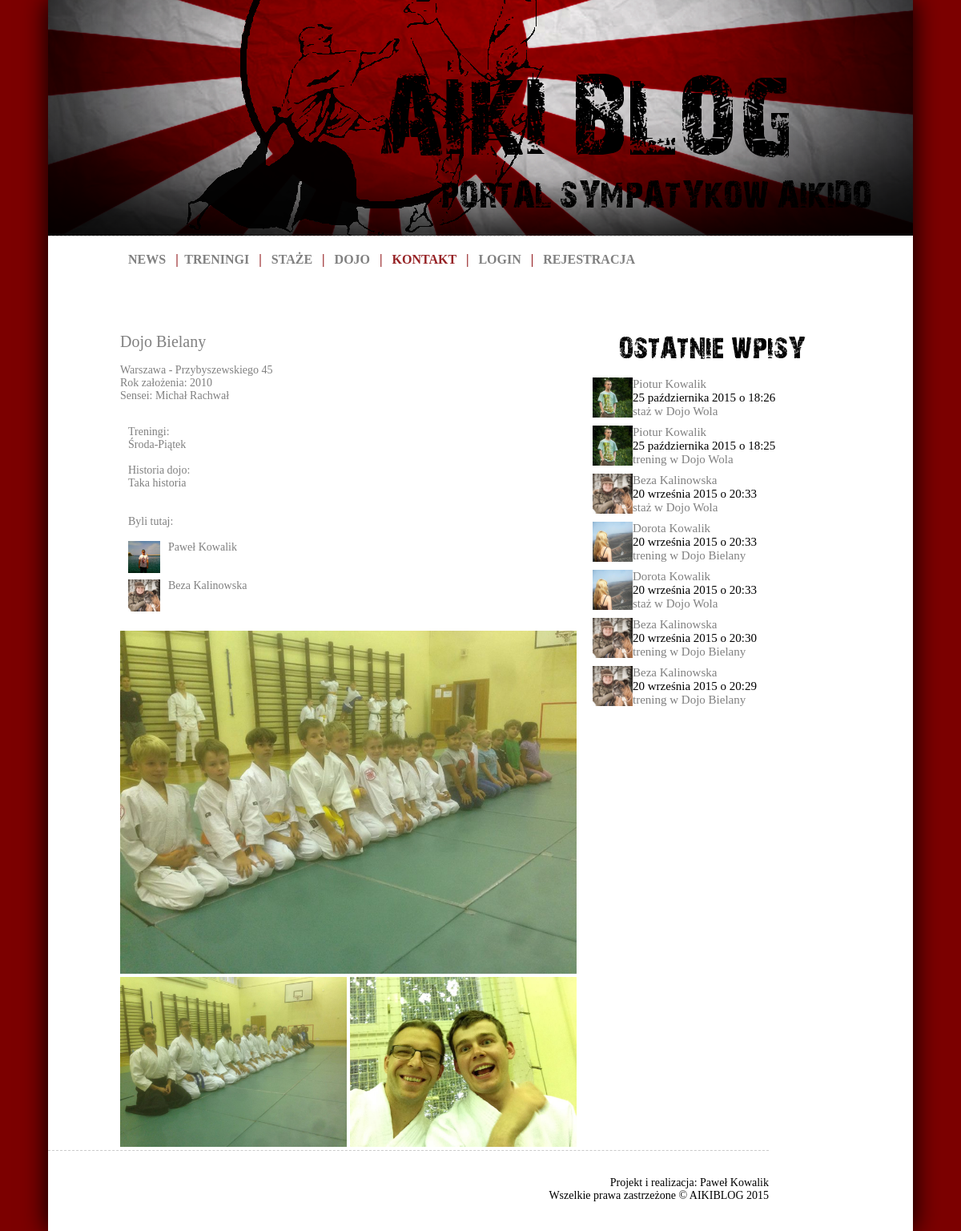
Screenshot of /dojo/dojo-bielany/ with the database file from the repository.
### aikiblog/models.py (models this page shows, shortened)
class Dojo(models.Model):
    name = models.CharField('Nazwa dojo', max_length=50)
    slug = models.SlugField('Odnosnik', max_length=50)
    start_year = models.IntegerField(verbose_name='Rok założenia')
    city = models.CharField('Miasto', max_length=50)
    adress = models.CharField('Adres', max_length=50)
    sensei = models.ForeignKey(Sensei, verbose_name='Sensei')
    image1 = models.ImageField(upload_to='static/dojo', verbose_name='Zdjęcie 1')
    image2 = models.ImageField(upload_to='static/dojo', null=True, blank=True, verbose_name='Zdjęcie 2')
    image3 = models.ImageField(upload_to='static/dojo', null=True, blank=True, verbose_name='Zdjęcie 3')
    story = models.TextField(null=True, blank=True, verbose_name='Historia')
    trainings = models.TextField(null=True, blank=True, verbose_name='Treningi')
    users = models.ManyToManyField(User, blank=True, verbose_name='Byli tutaj')
    class Meta:
        verbose_name = "Dojo"
        verbose_name_plural = "Dojo"
    def __unicode__(self):
        return self.name

class Sensei(models.Model):
    name = models.CharField('Imię i nazwisko', max_length=50)
    slug = models.SlugField('Odnosnik', max_length=50)
    class Meta:
        verbose_name = "Sensei"
        verbose_name_plural = "Senseje"
    def __unicode__(self):
        return self.name

class User(AbstractUser):
    SEX = (
        ('K','Kobieta'),
        ('M','Mężczyzna'),
    )
    avatar = models.ImageField(upload_to='static/avatars/%Y/%m/%d', null=True, blank=True)
    start_year = models.IntegerField(null=True, blank=True, verbose_name='Trenuje od')
    about_text = models.TextField(null=True, blank=True, verbose_name='O mnie')
    sex = models.CharField(max_length=1, choices=SEX, verbose_name='Płeć')

class Training(models.Model):
    TYPE = (
        ('T','trening'),
        ('S','staż'),
    )
    user = models.ForeignKey(User, verbose_name='Ćwiczący')
    date = models.DateTimeField('Data treningu')
    place = models.ForeignKey(Dojo, verbose_name='Miejsce treningu')
    sensei = models.ForeignKey(Sensei, verbose_name='Sensei')
    slug = models.SlugField('Odnosnik', max_length=50)
    techniques = models.ManyToManyField(TechTren, verbose_name='Techniki')
    type = models.CharField(max_length=1, choices=TYPE, verbose_name='Typ')
    notes = models.TextField(verbose_name="Notatki")
    class Meta:
        verbose_name = "Trening"
        verbose_name_plural = "Treningi"

### aikiblog/views.py (the view)
# urls.py: url(r'^dojo/(?P<slug>[\w\-_]+)/$', DojoDetail.as_view(), name='dojo-detail'),
class DojoDetail(generic.DetailView):
    model = Dojo
    def get_context_data(self, **kwargs):
        context = super(DojoDetail, self).get_context_data(**kwargs)
        context['all_trainings'] = Training.objects.order_by('-date')[:7]
        return context

### aikiblog/templates/aikiblog/dojo_detail.html
{% extends "base.html" %}
{% block content %}
    <div id="post_head_dojo_detail">
        {{ object.name }}<br>
    </div>
    <div id="post_head_dojo_detail2"><br>
        {{ object.city }} - {{ object.adress }}<br>
        Rok założenia: {{ object.start_year }}<br>
        Sensei: {{ object.sensei }}
        <br><br>
    </div>
    <div id="post_body_dojo_detail"><br>
        Treningi:<br>{{ object.trainings }}<br><br>
        Historia dojo:<br>{{ object.story }}<br><br><br>
        Byli tutaj:<br><br>
        {% for entry in object.users.all %}
            <div id="post_body_avatar">
                <a href="{% url "user-detail" entry.id %}"><img src="{{ STATIC_URL|cut:'static/' }}{{ entry.avatar }}" height=40/></a>
            </div>
            <div id="post_body_entry">
                <a href="{% url "user-detail" entry.id %}">{{ entry.first_name }} {{ entry.last_name }}</a><br>
            </div><br><br><br>
        {% endfor %}
    </div>
    <div id="post_body_dojo_detail_images"><br>
        <img src="{{ STATIC_URL|cut:'static/' }}{{ object.image1 }}" width=570 alt="" class="left" /><br>
        <img src="{{ STATIC_URL|cut:'static/' }}{{ object.image2 }}" width=283 alt="" class="left" />
        <img src="{{ STATIC_URL|cut:'static/' }}{{ object.image3 }}" width=283 alt="" class="left" />
    </div>
{% endblock %}
{% block menuright %}
    {% include "aikiblog/parts/menuright.html" %}
{% endblock %}

### aikiblog/templates/aikiblog/parts/menuright.html
<div id="menuright">
        <div id="menuright_logo">
        </div>
        <br>
        {% for entry in all_trainings %}
        <div id="menuright_post">
            <div id="menuright_avatar">
                <a href="{% url "user-detail" entry.user.id %}"><img src="{{ STATIC_URL|cut:'static/' }}{{ entry.user.avatar }}" height=50/></a>
            </div>
            <div id="menuright_head">
                <a href="{% url "user-detail" entry.user.id %}">{{ entry.user.first_name }} {{ entry.user.last_name }}</a><br>
                {{ entry.date|date:"d E Y" }} o {{ entry.date|date:"H:i" }}<br>
                <a href="{% url "training-detail" entry.slug %}">
                {% ifequal entry.type "T" %}
                trening
                {% endifequal %}
                {% ifequal entry.type "S" %}
                staż
                {% endifequal %}
                w {{ entry.place }}</a>
            </div>
        </div>
        {% endfor %}
        <br>
    </div>

### static/style.css (style rules this page uses)
html, body { background-image:url(images/bg.png); background-color: #eeeeee; color: #000; margin: 0; padding: 0; text-align: center; text-shadow: 1px 1px 0px white; }
a:link { color: #808080; text-decoration: none; background-color: transparent; }
#menuright { width: 300px; float: right; height:auto; padding-right: 100px; }
#menuright_logo { background-image:url(images/recent_training.png); width: 300px; height: 40px; }
#menuright_post { height: 60px; float: left; }
#menuright_avatar { height: 50px; width: 50px; float: left; }
#menuright_head { width: 250px; float: right; font: 15px Verdana; text-align: left; }
#post_head_dojo_detail { width: 570px; float: right; font: 20px Verdana; }
#post_head_dojo_detail2 { width: 570px; float: right; font: 14px Verdana; }
#post_body_dojo_detail { padding-top: 100px; }
#post_body_dojo_detail_images { width: 570px; float: right; }
#post_body_avatar { height: 40px; width: 40px; float: left; }
#post_body_entry { height: 40px; width: 510px; float: right; font: 14px Verdana; }

### rows the page displays
Dojo: name "Dojo Bielany", city "Warszawa", adress "Przybyszewskiego 45", start_year "2010", sensei "Michał Rachwał", trainings "Środa-Piątek", story "Taka historia", image1 (picture), image2 (picture), image3 (picture)
User: avatar (picture), first_name "Paweł", last_name "Kowalik"
User: avatar (picture), first_name "Beza", last_name "Kalinowska"
Training: user.avatar (picture), user.first_name "Piotur", user.last_name "Kowalik", date "25 października 2015", date "18:26", place "Dojo Wola"
Training: user.avatar (picture), user.first_name "Piotur", user.last_name "Kowalik", date "25 października 2015", date "18:25", place "Dojo Wola"
Training: user.avatar (picture), user.first_name "Beza", user.last_name "Kalinowska", date "20 września 2015", date "20:33", place "Dojo Wola"
Training: user.avatar (picture), user.first_name "Dorota", user.last_name "Kowalik", date "20 września 2015", date "20:33", place "Dojo Bielany"
Training: user.avatar (picture), user.first_name "Dorota", user.last_name "Kowalik", date "20 września 2015", date "20:33", place "Dojo Wola"
Training: user.avatar (picture), user.first_name "Beza", user.last_name "Kalinowska", date "20 września 2015", date "20:30", place "Dojo Bielany"
Training: user.avatar (picture), user.first_name "Beza", user.last_name "Kalinowska", date "20 września 2015", date "20:29", place "Dojo Bielany"
